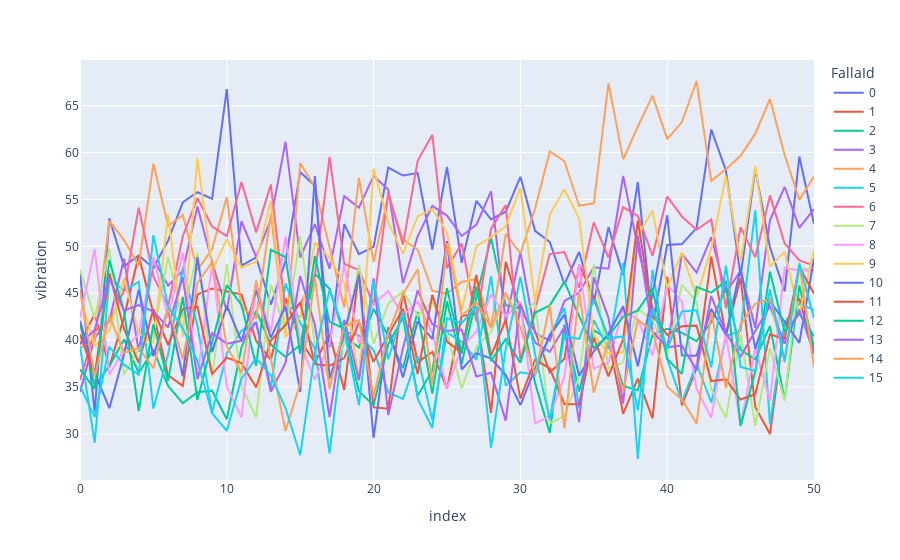

Notebook code cell kept with this figure:
### Code cell
fig = px.line(telemetria_fallas_30_antes.query('FallaId <= 15'), x="index", y="vibration", color='FallaId')
fig.show()

### Figure 1 — Plotly figure (JSON) as saved in the notebook; plotly's stock layout.template omitted (floating-point values rounded to 4 significant figures)
{"data": [{"hovertemplate": "FallaId=0<br>index=%{x}<br>vibration=%{y}<extra></extra>", "legendgroup": "0", "line": {"color": "#636efa", "dash": "solid"}, "marker": {"symbol": "circle"}, "mode": "lines", "name": "0", "orientation": "v", "showlegend": true, "type": "scatter", "x": [0, 1, 2, 3, 4, 5, 6, 7, 8, 9, 10, 11, 12, 13, 14, 15, 16, 17, 18, 19, 20, 21, 22, 23, 24, 25, 26, 27, 28, 29, 30, 31, 32, 33, 34, 35, 36, 37, 38, 39, 40, 41, 42, 43, 44, 45, 46, 47, 48, 49, 50], "xaxis": "x", "y": [47.16, 32.32, 53.0, 47.88, 49.02, 47.7, 50.6, 54.7, 55.77, 55.06, 66.76, 47.95, 48.82, 43.79, 48.41, 57.93, 56.44, 39.27, 52.36, 49.15, 49.95, 58.39, 57.55, 57.81, 49.66, 58.46, 48.24, 54.85, 52.88, 53.7, 57.41, 51.65, 50.46, 45.95, 49.4, 43.92, 52.05, 46.95, 56.84, 41.67, 50.15, 50.24, 51.94, 62.46, 58.09, 46.85, 58.23, 49.89, 45.2, 59.58, 52.38], "yaxis": "y"}, {"hovertemplate": "FallaId=1<br>index=%{x}<br>vibration=%{y}<extra></extra>", "legendgroup": "1", "line": {"color": "#EF553B", "dash": "solid"}, "marker": {"symbol": "circle"}, "mode": "lines", "name": "1", "orientation": "v", "showlegend": true, "type": "scatter", "x": [0, 1, 2, 3, 4, 5, 6, 7, 8, 9, 10, 11, 12, 13, 14, 15, 16, 17, 18, 19, 20, 21, 22, 23, 24, 25, 26, 27, 28, 29, 30, 31, 32, 33, 34, 35, 36, 37, 38, 39, 40, 41, 42, 43, 44, 45, 46, 47, 48, 49, 50], "xaxis": "x", "y": [39.56, 42.8, 37.12, 42.46, 49.03, 42.82, 36.26, 35.12, 44.88, 45.49, 45.17, 44.88, 39.9, 37.88, 44.47, 39.95, 37.63, 40.62, 34.68, 47.31, 32.83, 32.69, 45.23, 37.64, 38.74, 34.81, 42.56, 42.85, 32.23, 48.36, 43.13, 40.95, 36.54, 38.0, 48.06, 44.64, 40.1, 32.15, 35.9, 31.65, 46.76, 33.03, 36.99, 48.9, 40.5, 46.65, 32.87, 29.98, 41.56, 44.46, 38.67], "yaxis": "y"}, {"hovertemplate": "FallaId=2<br>index=%{x}<br>vibration=%{y}<extra></extra>", "legendgroup": "2", "line": {"color": "#00cc96", "dash": "solid"}, "marker": {"symbol": "circle"}, "mode": "lines", "name": "2", "orientation": "v", "showlegend": true, "type": "scatter", "x": [0, 1, 2, 3, 4, 5, 6, 7, 8, 9, 10, 11, 12, 13, 14, 15, 16, 17, 18, 19, 20, 21, 22, 23, 24, 25, 26, 27, 28, 29, 30, 31, 32, 33, 34, 35, 36, 37, 38, 39, 40, 41, 42, 43, 44, 45, 46, 47, 48, 49, 50], "xaxis": "x", "y": [41.76, 35.07, 37.25, 40.07, 36.49, 38.98, 35.11, 33.27, 34.45, 34.61, 31.56, 39.22, 43.12, 39.52, 38.19, 39.47, 47.08, 45.47, 40.45, 39.2, 43.32, 40.44, 36.99, 43.01, 34.29, 44.13, 37.44, 44.53, 50.88, 43.71, 43.36, 35.43, 30.09, 41.66, 34.51, 41.04, 40.09, 35.1, 34.64, 40.59, 41.21, 40.8, 39.89, 41.9, 45.51, 38.95, 37.95, 41.49, 33.61, 45.81, 39.22], "yaxis": "y"}, {"hovertemplate": "FallaId=3<br>index=%{x}<br>vibration=%{y}<extra></extra>", "legendgroup": "3", "line": {"color": "#ab63fa", "dash": "solid"}, "marker": {"symbol": "circle"}, "mode": "lines", "name": "3", "orientation": "v", "showlegend": true, "type": "scatter", "x": [0, 1, 2, 3, 4, 5, 6, 7, 8, 9, 10, 11, 12, 13, 14, 15, 16, 17, 18, 19, 20, 21, 22, 23, 24, 25, 26, 27, 28, 29, 30, 31, 32, 33, 34, 35, 36, 37, 38, 39, 40, 41, 42, 43, 44, 45, 46, 47, 48, 49, 50], "xaxis": "x", "y": [34.45, 40.26, 42.07, 48.69, 38.75, 48.59, 45.81, 47.38, 54.24, 48.31, 43.12, 52.67, 48.89, 52.86, 61.15, 48.81, 52.36, 47.62, 55.35, 54.12, 57.51, 56.04, 46.07, 51.06, 54.3, 53.28, 51.11, 52.29, 55.88, 41.98, 49.35, 40.75, 39.93, 44.17, 45.05, 47.76, 47.61, 57.5, 49.94, 43.47, 39.07, 49.22, 47.2, 50.99, 45.07, 47.38, 41.31, 52.78, 56.35, 51.97, 53.96], "yaxis": "y"}, {"hovertemplate": "FallaId=4<br>index=%{x}<br>vibration=%{y}<extra></extra>", "legendgroup": "4", "line": {"color": "#FFA15A", "dash": "solid"}, "marker": {"symbol": "circle"}, "mode": "lines", "name": "4", "orientation": "v", "showlegend": true, "type": "scatter", "x": [0, 1, 2, 3, 4, 5, 6, 7, 8, 9, 10, 11, 12, 13, 14, 15, 16, 17, 18, 19, 20, 21, 22, 23, 24, 25, 26, 27, 28, 29, 30, 31, 32, 33, 34, 35, 36, 37, 38, 39, 40, 41, 42, 43, 44, 45, 46, 47, 48, 49, 50], "xaxis": "x", "y": [39.24, 39.81, 52.72, 50.66, 47.92, 58.83, 52.17, 53.36, 47.44, 49.73, 55.25, 43.48, 42.35, 53.45, 40.51, 58.89, 56.28, 50.04, 43.49, 57.33, 48.32, 55.42, 50.69, 49.66, 45.24, 44.96, 46.19, 46.51, 41.31, 51.32, 49.23, 54.03, 60.12, 59.07, 54.33, 54.59, 67.41, 59.27, 62.78, 66.07, 61.43, 63.25, 67.63, 56.99, 58.22, 59.65, 62.02, 65.72, 59.74, 54.97, 57.45], "yaxis": "y"}, {"hovertemplate": "FallaId=5<br>index=%{x}<br>vibration=%{y}<extra></extra>", "legendgroup": "5", "line": {"color": "#19d3f3", "dash": "solid"}, "marker": {"symbol": "circle"}, "mode": "lines", "name": "5", "orientation": "v", "showlegend": true, "type": "scatter", "x": [0, 1, 2, 3, 4, 5, 6, 7, 8, 9, 10, 11, 12, 13, 14, 15, 16, 17, 18, 19, 20, 21, 22, 23, 24, 25, 26, 27, 28, 29, 30, 31, 32, 33, 34, 35, 36, 37, 38, 39, 40, 41, 42, 43, 44, 45, 46, 47, 48, 49, 50], "xaxis": "x", "y": [39.34, 29.04, 46.52, 45.27, 46.21, 32.69, 38.45, 47.65, 41.54, 32.29, 38.58, 40.98, 41.89, 34.83, 46.05, 41.84, 39.06, 27.92, 40.88, 40.51, 38.94, 34.42, 33.73, 38.28, 31.48, 40.8, 39.83, 37.9, 46.78, 35.12, 36.56, 36.29, 40.58, 43.43, 32.71, 42.13, 39.04, 48.24, 27.32, 47.48, 37.99, 33.39, 37.5, 33.34, 40.41, 41.03, 53.83, 31.02, 41.91, 43.87, 43.21], "yaxis": "y"}, {"hovertemplate": "FallaId=6<br>index=%{x}<br>vibration=%{y}<extra></extra>", "legendgroup": "6", "line": {"color": "#FF6692", "dash": "solid"}, "marker": {"symbol": "circle"}, "mode": "lines", "name": "6", "orientation": "v", "showlegend": true, "type": "scatter", "x": [0, 1, 2, 3, 4, 5, 6, 7, 8, 9, 10, 11, 12, 13, 14, 15, 16, 17, 18, 19, 20, 21, 22, 23, 24, 25, 26, 27, 28, 29, 30, 31, 32, 33, 34, 35, 36, 37, 38, 39, 40, 41, 42, 43, 44, 45, 46, 47, 48, 49, 50], "xaxis": "x", "y": [35.75, 41.01, 42.01, 45.27, 54.13, 46.78, 43.59, 51.08, 55.15, 52.1, 51.08, 56.85, 51.49, 56.6, 43.12, 43.85, 46.83, 59.53, 48.13, 47.46, 43.75, 55.74, 50.18, 59.13, 61.9, 47.67, 50.3, 42.02, 51.85, 54.41, 37.93, 43.28, 49.17, 49.38, 45.58, 52.56, 48.79, 54.19, 53.25, 48.97, 55.31, 53.19, 51.77, 52.86, 43.42, 52.05, 48.84, 55.43, 50.31, 48.49, 47.96], "yaxis": "y"}, {"hovertemplate": "FallaId=7<br>index=%{x}<br>vibration=%{y}<extra></extra>", "legendgroup": "7", "line": {"color": "#B6E880", "dash": "solid"}, "marker": {"symbol": "circle"}, "mode": "lines", "name": "7", "orientation": "v", "showlegend": true, "type": "scatter", "x": [0, 1, 2, 3, 4, 5, 6, 7, 8, 9, 10, 11, 12, 13, 14, 15, 16, 17, 18, 19, 20, 21, 22, 23, 24, 25, 26, 27, 28, 29, 30, 31, 32, 33, 34, 35, 36, 37, 38, 39, 40, 41, 42, 43, 44, 45, 46, 47, 48, 49, 50], "xaxis": "x", "y": [47.49, 42.34, 49.73, 36.3, 39.05, 40.65, 48.86, 42.39, 49.32, 36.07, 48.1, 35.06, 31.77, 45.92, 40.92, 51.05, 39.61, 35.79, 39.64, 48.03, 39.59, 43.88, 45.22, 42.6, 44.08, 40.73, 34.85, 39.25, 40.86, 44.88, 42.52, 44.06, 31.11, 31.89, 36.09, 48.06, 36.95, 37.63, 43.32, 42.18, 38.35, 45.92, 44.1, 34.79, 31.72, 40.62, 30.86, 39.15, 33.52, 47.71, 47.42], "yaxis": "y"}, {"hovertemplate": "FallaId=8<br>index=%{x}<br>vibration=%{y}<extra></extra>", "legendgroup": "8", "line": {"color": "#FF97FF", "dash": "solid"}, "marker": {"symbol": "circle"}, "mode": "lines", "name": "8", "orientation": "v", "showlegend": true, "type": "scatter", "x": [0, 1, 2, 3, 4, 5, 6, 7, 8, 9, 10, 11, 12, 13, 14, 15, 16, 17, 18, 19, 20, 21, 22, 23, 24, 25, 26, 27, 28, 29, 30, 31, 32, 33, 34, 35, 36, 37, 38, 39, 40, 41, 42, 43, 44, 45, 46, 47, 48, 49, 50], "xaxis": "x", "y": [42.34, 49.73, 36.3, 39.05, 40.65, 48.86, 42.39, 49.32, 36.07, 48.1, 35.06, 31.77, 45.92, 40.92, 51.05, 39.61, 35.79, 39.64, 48.03, 39.59, 43.88, 45.22, 42.6, 44.08, 40.73, 34.85, 39.25, 40.86, 44.88, 42.52, 44.06, 31.11, 31.89, 36.09, 48.06, 36.95, 37.63, 43.32, 42.18, 38.35, 45.92, 44.1, 34.79, 31.72, 40.62, 30.86, 39.15, 33.52, 47.71, 47.42, 47.42], "yaxis": "y"}, {"hovertemplate": "FallaId=9<br>index=%{x}<br>vibration=%{y}<extra></extra>", "legendgroup": "9", "line": {"color": "#FECB52", "dash": "solid"}, "marker": {"symbol": "circle"}, "mode": "lines", "name": "9", "orientation": "v", "showlegend": true, "type": "scatter", "x": [0, 1, 2, 3, 4, 5, 6, 7, 8, 9, 10, 11, 12, 13, 14, 15, 16, 17, 18, 19, 20, 21, 22, 23, 24, 25, 26, 27, 28, 29, 30, 31, 32, 33, 34, 35, 36, 37, 38, 39, 40, 41, 42, 43, 44, 45, 46, 47, 48, 49, 50], "xaxis": "x", "y": [44.84, 39.33, 41.03, 46.58, 40.75, 39.74, 53.44, 40.38, 59.42, 47.4, 50.77, 47.74, 48.34, 54.87, 40.32, 42.43, 50.38, 48.77, 46.14, 35.64, 58.27, 52.55, 49.2, 53.19, 54.01, 51.45, 43.14, 50.03, 50.96, 52.16, 56.24, 44.02, 53.39, 56.07, 52.95, 40.51, 38.58, 38.7, 51.21, 53.8, 45.57, 49.34, 44.61, 49.76, 57.51, 48.26, 58.54, 47.82, 49.43, 42.75, 49.59], "yaxis": "y"}, {"hovertemplate": "FallaId=10<br>index=%{x}<br>vibration=%{y}<extra></extra>", "legendgroup": "10", "line": {"color": "#636efa", "dash": "solid"}, "marker": {"symbol": "circle"}, "mode": "lines", "name": "10", "orientation": "v", "showlegend": true, "type": "scatter", "x": [0, 1, 2, 3, 4, 5, 6, 7, 8, 9, 10, 11, 12, 13, 14, 15, 16, 17, 18, 19, 20, 21, 22, 23, 24, 25, 26, 27, 28, 29, 30, 31, 32, 33, 34, 35, 36, 37, 38, 39, 40, 41, 42, 43, 44, 45, 46, 47, 48, 49, 50], "xaxis": "x", "y": [42.06, 36.51, 32.73, 38.49, 45.38, 38.29, 43.34, 36.15, 48.85, 38.72, 43.67, 39.85, 45.3, 40.26, 43.62, 34.47, 57.5, 35.93, 40.76, 46.97, 29.57, 41.36, 36.01, 42.0, 40.09, 50.55, 36.86, 38.61, 38.02, 36.27, 33.06, 36.97, 40.48, 42.72, 36.18, 38.8, 40.68, 43.6, 37.2, 44.99, 53.31, 38.37, 38.33, 43.33, 40.57, 47.69, 39.06, 44.15, 41.96, 39.7, 48.68], "yaxis": "y"}, {"hovertemplate": "FallaId=11<br>index=%{x}<br>vibration=%{y}<extra></extra>", "legendgroup": "11", "line": {"color": "#EF553B", "dash": "solid"}, "marker": {"symbol": "circle"}, "mode": "lines", "name": "11", "orientation": "v", "showlegend": true, "type": "scatter", "x": [0, 1, 2, 3, 4, 5, 6, 7, 8, 9, 10, 11, 12, 13, 14, 15, 16, 17, 18, 19, 20, 21, 22, 23, 24, 25, 26, 27, 28, 29, 30, 31, 32, 33, 34, 35, 36, 37, 38, 39, 40, 41, 42, 43, 44, 45, 46, 47, 48, 49, 50], "xaxis": "x", "y": [40.63, 36.25, 47.13, 41.2, 37.58, 43.28, 39.48, 43.31, 43.56, 36.36, 38.13, 37.56, 34.94, 39.96, 41.63, 44.03, 37.43, 37.26, 38.09, 41.89, 37.68, 40.5, 43.35, 36.37, 44.83, 39.83, 38.68, 46.95, 38.32, 42.15, 33.75, 37.88, 36.99, 33.18, 33.16, 40.25, 36.12, 40.1, 52.78, 42.65, 40.54, 41.47, 41.54, 35.63, 35.82, 33.66, 34.22, 40.62, 40.11, 47.78, 44.96], "yaxis": "y"}, {"hovertemplate": "FallaId=12<br>index=%{x}<br>vibration=%{y}<extra></extra>", "legendgroup": "12", "line": {"color": "#00cc96", "dash": "solid"}, "marker": {"symbol": "circle"}, "mode": "lines", "name": "12", "orientation": "v", "showlegend": true, "type": "scatter", "x": [0, 1, 2, 3, 4, 5, 6, 7, 8, 9, 10, 11, 12, 13, 14, 15, 16, 17, 18, 19, 20, 21, 22, 23, 24, 25, 26, 27, 28, 29, 30, 31, 32, 33, 34, 35, 36, 37, 38, 39, 40, 41, 42, 43, 44, 45, 46, 47, 48, 49, 50], "xaxis": "x", "y": [36.88, 34.78, 48.55, 43.04, 32.43, 41.7, 35.64, 44.6, 33.6, 39.76, 45.87, 43.76, 37.26, 49.63, 48.85, 38.54, 48.97, 41.94, 41.23, 34.53, 33.03, 39.54, 42.4, 34.07, 36.76, 45.55, 38.62, 45.73, 37.77, 40.1, 37.59, 42.91, 43.7, 46.23, 42.56, 39.18, 40.44, 42.49, 43.17, 45.48, 37.98, 36.41, 45.67, 45.06, 46.29, 30.85, 36.64, 47.3, 40.87, 42.81, 40.4], "yaxis": "y"}, {"hovertemplate": "FallaId=13<br>index=%{x}<br>vibration=%{y}<extra></extra>", "legendgroup": "13", "line": {"color": "#ab63fa", "dash": "solid"}, "marker": {"symbol": "circle"}, "mode": "lines", "name": "13", "orientation": "v", "showlegend": true, "type": "scatter", "x": [0, 1, 2, 3, 4, 5, 6, 7, 8, 9, 10, 11, 12, 13, 14, 15, 16, 17, 18, 19, 20, 21, 22, 23, 24, 25, 26, 27, 28, 29, 30, 31, 32, 33, 34, 35, 36, 37, 38, 39, 40, 41, 42, 43, 44, 45, 46, 47, 48, 49, 50], "xaxis": "x", "y": [39.52, 41.1, 46.57, 43.16, 43.73, 43.04, 41.35, 46.73, 35.83, 40.74, 39.62, 39.92, 41.88, 34.49, 37.56, 46.83, 41.63, 31.78, 42.15, 35.73, 46.59, 32.02, 39.13, 45.32, 41.68, 40.96, 41.12, 36.12, 36.52, 31.41, 43.87, 39.73, 38.74, 41.39, 31.24, 46.69, 42.38, 33.21, 51.13, 40.89, 39.24, 39.42, 36.78, 44.7, 40.71, 38.24, 40.96, 43.63, 39.62, 43.23, 38.51], "yaxis": "y"}, {"hovertemplate": "FallaId=14<br>index=%{x}<br>vibration=%{y}<extra></extra>", "legendgroup": "14", "line": {"color": "#FFA15A", "dash": "solid"}, "marker": {"symbol": "circle"}, "mode": "lines", "name": "14", "orientation": "v", "showlegend": true, "type": "scatter", "x": [0, 1, 2, 3, 4, 5, 6, 7, 8, 9, 10, 11, 12, 13, 14, 15, 16, 17, 18, 19, 20, 21, 22, 23, 24, 25, 26, 27, 28, 29, 30, 31, 32, 33, 34, 35, 36, 37, 38, 39, 40, 41, 42, 43, 44, 45, 46, 47, 48, 49, 50], "xaxis": "x", "y": [45.37, 36.05, 42.62, 38.65, 39.15, 37.02, 43.42, 37.95, 46.11, 48.32, 39.34, 36.47, 46.37, 38.0, 30.33, 35.4, 46.65, 34.78, 41.44, 42.11, 33.99, 40.74, 44.89, 47.55, 35.21, 50.33, 42.61, 44.03, 41.32, 45.05, 41.32, 36.25, 43.72, 30.55, 45.13, 34.37, 40.04, 34.57, 42.16, 40.96, 35.02, 33.66, 31.09, 42.96, 34.86, 41.66, 43.86, 44.37, 37.97, 48.2, 37.05], "yaxis": "y"}, {"hovertemplate": "FallaId=15<br>index=%{x}<br>vibration=%{y}<extra></extra>", "legendgroup": "15", "line": {"color": "#19d3f3", "dash": "solid"}, "marker": {"symbol": "circle"}, "mode": "lines", "name": "15", "orientation": "v", "showlegend": true, "type": "scatter", "x": [0, 1, 2, 3, 4, 5, 6, 7, 8, 9, 10, 11, 12, 13, 14, 15, 16, 17, 18, 19, 20, 21, 22, 23, 24, 25, 26, 27, 28, 29, 30, 31, 32, 33, 34, 35, 36, 37, 38, 39, 40, 41, 42, 43, 44, 45, 46, 47, 48, 49, 50], "xaxis": "x", "y": [35.12, 31.79, 39.27, 37.38, 36.32, 51.19, 43.58, 41.26, 37.8, 32.2, 30.32, 35.88, 38.07, 36.23, 32.75, 27.71, 38.66, 45.35, 40.99, 33.06, 46.32, 37.95, 43.06, 33.75, 30.63, 42.35, 41.8, 43.6, 28.52, 39.05, 46.73, 38.5, 31.54, 40.46, 40.11, 44.31, 40.19, 40.39, 32.52, 43.34, 39.1, 43.06, 43.18, 37.08, 47.92, 37.13, 36.71, 45.4, 37.62, 48.15, 42.32], "yaxis": "y"}], "layout": {"legend": {"title": {"text": "FallaId"}, "tracegroupgap": 0}, "margin": {"t": 60}, "xaxis": {"anchor": "y", "domain": [0, 1], "title": {"text": "index"}}, "yaxis": {"anchor": "x", "domain": [0, 1], "title": {"text": "vibration"}}}}
